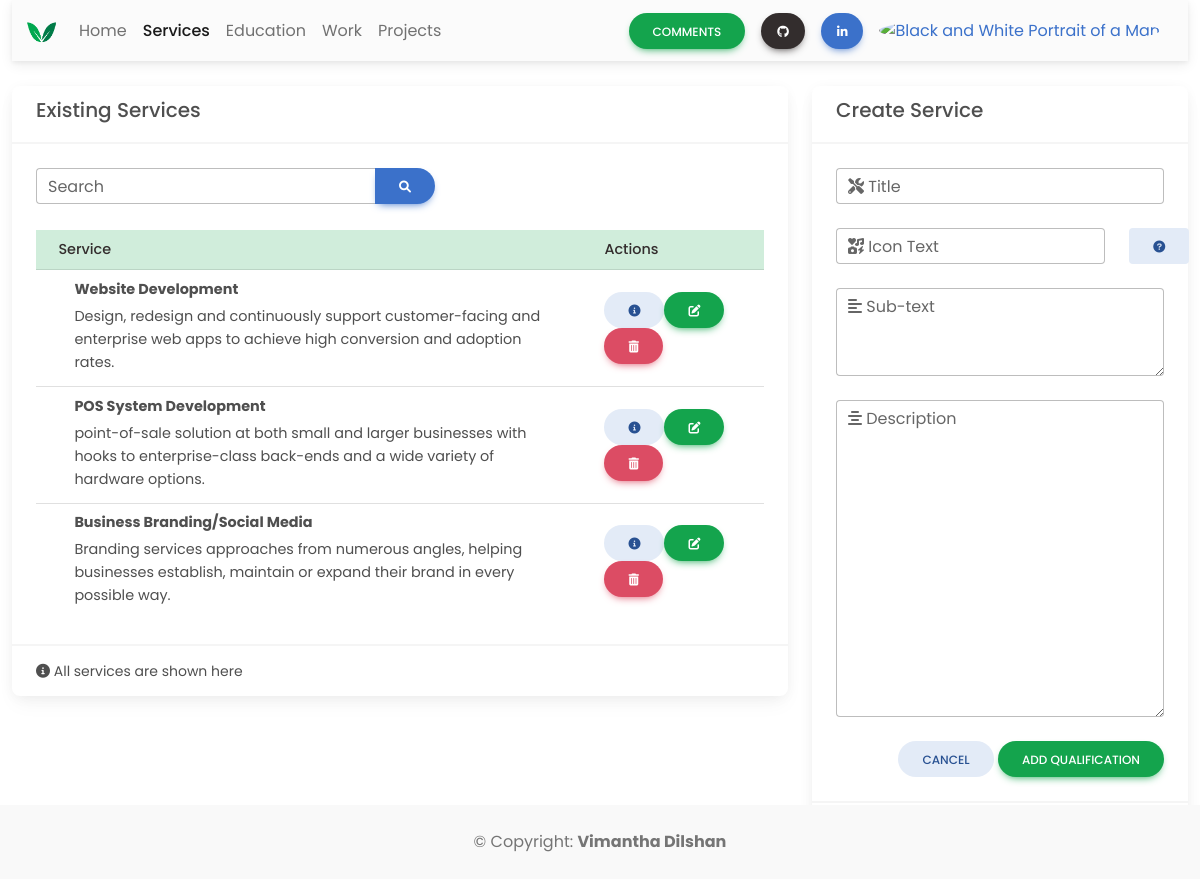
/admin/services.php (signed in), run on the app's committed database.
### tables this page shows
CREATE TABLE `services` (
  `id` int(100) NOT NULL,
  `title` varchar(300) NOT NULL,
  `icon_text` varchar(100) NOT NULL,
  `sub_text` varchar(500) NOT NULL,
  `description` varchar(700) NOT NULL
);

### admin/services.php (the view, shortened to what this page needs)
<!DOCTYPE html>
<html lang="en">
<head>
    <link rel="stylesheet" href="https://cdnjs.cloudflare.com/ajax/libs/font-awesome/6.0.0/css/all.min.css" />
    <link rel="stylesheet" href="css/mdb.min.css" />
    <link rel="stylesheet" href="css/style.css">
</head>
<body>
    <div class="container-fluid">
        <nav class="navbar navbar-expand-lg navbar-light bg-light">
            <div class="container-fluid">
                <a class="navbar-brand me-2" href="home.php">
                    <img src="img/logo.png" height="35" alt="MDB Logo" loading="lazy" style="margin-top: -1px;" />
                </a>
                <div class="collapse navbar-collapse" id="navbarButtonsExample">
                    <ul class="navbar-nav me-auto mb-2 mb-lg-0">
                        <li class="nav-item">
                            <a class="nav-link" href="home.php">Home</a>
                        </li>
                        <li class="nav-item">
                            <a class="nav-link active" href="services.php">Services</a>
                        </li>
                        <li class="nav-item">
                            <a class="nav-link" href="education.php">Education</a>
                        </li>
                        <li class="nav-item">
                            <a class="nav-link" href="work.php">Work</a>
                        </li>
                        <li class="nav-item">
                            <a class="nav-link" href="projects.php">Projects</a>
                        </li>
                    </ul>
                    <div class="d-flex align-items-center">
                        <a href="comments.php" class="btn btn-success btn-rounded me-3">
                            Comments
                        </a>
                        <a class="btn btn-rounded btn-dark px-3 me-3" href="https://github.com/Vimantha-Dilshan" role="button"><i class="fab fa-github"></i></a>
                        <a class="btn btn-rounded btn-primary px-3 me-3" href="https://www.linkedin.com/in/vimantha-dilshan-6b64501b6/" role="button"><i class="fab fa-linkedin-in"></i></a>
                        <div class="dropdown me-3">
                            <a class="dropdown-toggle d-flex align-items-center hidden-arrow" href="#" id="navbarDropdownMenuAvatar" role="button" data-mdb-toggle="dropdown" aria-expanded="false">
                                <img src="server/APIs/uploads/profile/profile.jpg" class="rounded-circle" height="25" alt="Black and White Portrait of a Man" loading="lazy" />
                            </a>
                        </div>
                    </div>
                </div>
            </div>
        </nav>
    </div>
    <br>
    <div class="container-fluid">
        <div class="row">
            <div class="col-sm-8">
                <div class="card  ">
                    <div class="card-header">
                        <h5 class="card-title">Existing Services</h5>
                    </div>
                    <div class="card-body">
                        <div class="row">
                            <div class="col-sm-12">
                                <div class="input-group">
                                    <div class="form-outline">
                                        <input id="search-input" type="search" id="form1" class="form-control" onkeyup="searchTable()" id="inputSearch" />
                                        <label class="form-label" for="form1">Search</label>
                                    </div>
                                    <button id="search-button" type="button" class="btn btn-primary btn-rounded">
                                        <i class="fas fa-search"></i>
                                    </button>
                                </div>
                            </div>
                        </div>
                        <br>
                        <div class="table-responsive">
                            <table class="table align-middle mb-0 bg-white table-hover table-sm" id="dataTable">
                                <thead class="table-success text-dark">
                                    <tr>
                                        <th>Service</th>
                                        <th>Actions</th>
                                    </tr>
                                </thead>
                                <tbody>
                                    <?php
                                    include 'server/config/database_config.php';
                                    $sql = "SELECT * from services";
                                    $result = $conn->query($sql);
                                    if ($result->num_rows > 0) {
                                        if (!$conn) {
                                            die('Technical Error...');
                                        } else {
                                            while ($row = $result->fetch_assoc()) {
                                                echo "<tr>";
                                                echo "<td style='width: 75%;'>";
                                                echo "<div class='d-flex align-items-center'>";
                                                echo "<div class='ms-3'>";
                                                echo "<p class='fw-bold mb-1'>" . $row["title"] . "</p>";
                                                echo "<p class='fw-normal mb-1'>" . $row["sub_text"] . "</p>";
                                                echo "</div>";
                                                echo "</div>";
                                                echo "</td>";
                                                echo "<td>";
                                                echo "<a href='#'><button type='button' class='btn btn-secondary btn-rounded'><i class='fas fa-info-circle'></i></button></a>";
                                                echo "<a href='#'><button type='button' class='btn btn-success btn-rounded'><i class='fas fa-edit'></i></button></a>";
                                                echo "<a href='server/APIs/delete_service.php?rn=$row[id]><button type='button' class='btn btn-danger btn-rounded'><i class='fas fa-trash-alt'></i></button></>";
                                                echo "</td>";
                                                echo "<tr>";
                                            }
                                        }
                                    } else {
                                        echo "<tr>";
                                        echo "<td colspan='2'>" . "<p>No data to show!<p>";
                                        echo "</td>";
                                        echo "</tr>";
                                    }
                                    ?>
                                </tbody>
                            </table>
                        </div>
                    </div>
                    <div class="card-footer">
                        <small><i class="fas fa-info-circle"></i> All services are shown here</small>
                    </div>
                </div>
            </div>
            <div class="col-sm-4">
                <div class="card  ">
                    <div class="card-header">
                        <h5 class="card-title">Create Service</h5>
                    </div>
                    <div class="card-body">
                        <form method="POST" action="server/APIs/store_service.php">
                            <div class="form-outline mb-4">
                                <input type="text" id="txtTitle" name="txtTitle" class="form-control" />
                                <label class="form-label" for="form6Example3"><i class="fas fa-tools"></i> Title</label>
                            </div>
                            <div class="row">
                                <div class="col-sm-10">
                                    <div class="form-outline mb-4">
                                        <input type="text" id="txtIconText" name="txtIconText" class="form-control" />
                                        <label class="form-label" for="form6Example3"><i class="fas fa-icons"></i> Icon Text</label>
                                    </div>
                                </div>
                                <div class="col-sm-2 text-end">
                                    <button type="button" class="btn btn-secondary" data-mdb-toggle="modal" data-mdb-target="#exampleModal"><i class="fas fa-question-circle"></i></button>
                                </div>
                            </div>
                            <div class="form-outline mb-4">
                                <textarea class="form-control" id="txtSubText" name="txtSubText" rows="3"></textarea>
                                <label class="form-label" for="form6Example7"><i class="fas fa-align-left"></i> Sub-text</label>
                            </div>
                            <div class="form-outline mb-4">
                                <textarea class="form-control" id="txtDescription" name="txtDescription" rows="12"></textarea>
                                <label class="form-label" for="form6Example7"><i class="fas fa-align-center"></i> Description</label>
                            </div>
                            <div class="text-end">
                                <a href="server/APIs/refresh_services.php"><button type="button" class="btn btn-secondary btn-rounded">Cancel</button></a>
                                <button type="submit" id="submit" name="submit" class="btn btn-success btn-rounded">Add Qualification</button>
                            </div>
                        </form>
                    </div>
                    <div class="card-footer text-muted"><small><i class="fas fa-info-circle"></i> Icon text information is given in the info badge</small></div>
                </div>
            </div>
        </div>
        <footer class="text-center text-lg-start bg-white text-muted fixed-bottom">
            <div class="text-center p-4" style="background-color: rgba(0, 0, 0, 0.025);">
                © Copyright:
                <a class="text-reset fw-bold" href="http://vimantha.com">Vimantha Dilshan</a>
            </div>
        </footer>
    </div>
</body>
</html>

### admin/css/style.css (style rules this page uses)
* { font-family: 'Poppins', sans-serif; }
.form-control { border-radius: 25px; }
.active { font-weight: 500; }

### data on the page
services: title "Website Development", sub_text "Design, redesign and continuously support customer-facing and enterprise web apps to achieve high conversion and adoption rates."
services: title "POS System Development", sub_text "point-of-sale solution at both small and larger businesses with hooks to enterprise-class back-ends and a wide variety of hardware options."
services: title "Business Branding/Social Media", sub_text "Branding services approaches from numerous angles, helping businesses establish, maintain or expand their brand in every possible way."
